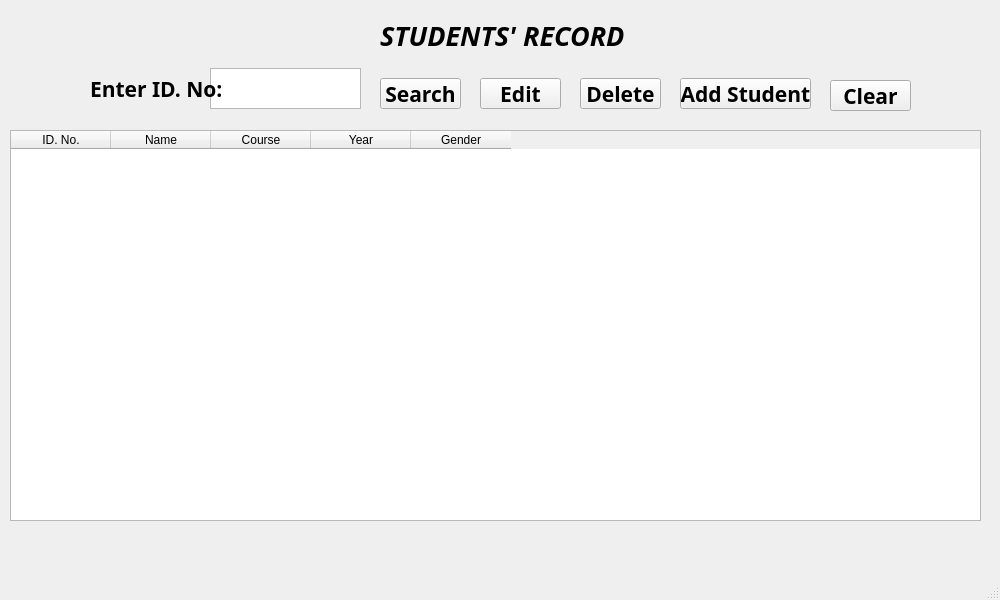
<?xml version="1.0" encoding="UTF-8"?>
<ui version="4.0">
 <class>MainWindow</class>
 <widget class="QMainWindow" name="MainWindow">
  <property name="geometry">
   <rect>
    <x>0</x>
    <y>0</y>
    <width>1000</width>
    <height>600</height>
   </rect>
  </property>
  <property name="windowTitle">
   <string>MainWindow</string>
  </property>
  <widget class="QWidget" name="centralwidget">
   <widget class="QTableWidget" name="tableWidget">
    <property name="geometry">
     <rect>
      <x>10</x>
      <y>130</y>
      <width>971</width>
      <height>391</height>
     </rect>
    </property>
    <column>
     <property name="text">
      <string>ID. No.</string>
     </property>
    </column>
    <column>
     <property name="text">
      <string>Name</string>
     </property>
    </column>
    <column>
     <property name="text">
      <string>Course</string>
     </property>
    </column>
    <column>
     <property name="text">
      <string>Year</string>
     </property>
    </column>
    <column>
     <property name="text">
      <string>Gender</string>
     </property>
    </column>
   </widget>
   <widget class="QTextEdit" name="textEdit">
    <property name="geometry">
     <rect>
      <x>210</x>
      <y>68</y>
      <width>151</width>
      <height>41</height>
     </rect>
    </property>
    <property name="font">
     <font>
      <family>Sitka</family>
      <pointsize>16</pointsize>
     </font>
    </property>
    <property name="html">
     <string>&lt;!DOCTYPE HTML PUBLIC &quot;-//W3C//DTD HTML 4.0//EN&quot; &quot;http://www.w3.org/TR/REC-html40/strict.dtd&quot;&gt;
&lt;html&gt;&lt;head&gt;&lt;meta name=&quot;qrichtext&quot; content=&quot;1&quot; /&gt;&lt;style type=&quot;text/css&quot;&gt;
p, li { white-space: pre-wrap; }
&lt;/style&gt;&lt;/head&gt;&lt;body style=&quot; font-family:'Sitka'; font-size:16pt; font-weight:400; font-style:normal;&quot;&gt;
&lt;p align=&quot;center&quot; style=&quot;-qt-paragraph-type:empty; margin-top:0px; margin-bottom:0px; margin-left:0px; margin-right:0px; -qt-block-indent:0; text-indent:0px;&quot;&gt;&lt;br /&gt;&lt;/p&gt;&lt;/body&gt;&lt;/html&gt;</string>
    </property>
   </widget>
   <widget class="QLabel" name="label">
    <property name="geometry">
     <rect>
      <x>90</x>
      <y>68</y>
      <width>131</width>
      <height>41</height>
     </rect>
    </property>
    <property name="font">
     <font>
      <family>Sitka</family>
      <pointsize>16</pointsize>
      <weight>75</weight>
      <bold>true</bold>
     </font>
    </property>
    <property name="text">
     <string>Enter ID. No:</string>
    </property>
   </widget>
   <widget class="QPushButton" name="pushButton">
    <property name="geometry">
     <rect>
      <x>380</x>
      <y>78</y>
      <width>81</width>
      <height>31</height>
     </rect>
    </property>
    <property name="font">
     <font>
      <family>Sitka</family>
      <pointsize>16</pointsize>
      <weight>75</weight>
      <bold>true</bold>
     </font>
    </property>
    <property name="text">
     <string>Search</string>
    </property>
   </widget>
   <widget class="QPushButton" name="pushButton_2">
    <property name="geometry">
     <rect>
      <x>480</x>
      <y>78</y>
      <width>81</width>
      <height>31</height>
     </rect>
    </property>
    <property name="font">
     <font>
      <family>Sitka</family>
      <pointsize>16</pointsize>
      <weight>75</weight>
      <bold>true</bold>
     </font>
    </property>
    <property name="text">
     <string>Edit</string>
    </property>
   </widget>
   <widget class="QPushButton" name="pushButton_3">
    <property name="geometry">
     <rect>
      <x>580</x>
      <y>78</y>
      <width>81</width>
      <height>31</height>
     </rect>
    </property>
    <property name="font">
     <font>
      <family>Sitka</family>
      <pointsize>16</pointsize>
      <weight>75</weight>
      <bold>true</bold>
     </font>
    </property>
    <property name="text">
     <string>Delete</string>
    </property>
   </widget>
   <widget class="QPushButton" name="pushButton_4">
    <property name="geometry">
     <rect>
      <x>680</x>
      <y>78</y>
      <width>131</width>
      <height>31</height>
     </rect>
    </property>
    <property name="font">
     <font>
      <family>Sitka</family>
      <pointsize>16</pointsize>
      <weight>75</weight>
      <bold>true</bold>
     </font>
    </property>
    <property name="text">
     <string>Add Student</string>
    </property>
   </widget>
   <widget class="QLabel" name="label_2">
    <property name="geometry">
     <rect>
      <x>380</x>
      <y>20</y>
      <width>331</width>
      <height>31</height>
     </rect>
    </property>
    <property name="font">
     <font>
      <family>Sitka</family>
      <pointsize>20</pointsize>
      <weight>75</weight>
      <italic>true</italic>
      <bold>true</bold>
     </font>
    </property>
    <property name="text">
     <string>STUDENTS' RECORD</string>
    </property>
   </widget>
   <widget class="QPushButton" name="pushButton_5">
    <property name="geometry">
     <rect>
      <x>830</x>
      <y>80</y>
      <width>81</width>
      <height>31</height>
     </rect>
    </property>
    <property name="font">
     <font>
      <family>Sitka</family>
      <pointsize>16</pointsize>
      <weight>75</weight>
      <bold>true</bold>
     </font>
    </property>
    <property name="text">
     <string>Clear</string>
    </property>
   </widget>
  </widget>
  <widget class="QMenuBar" name="menubar">
   <property name="geometry">
    <rect>
     <x>0</x>
     <y>0</y>
     <width>1000</width>
     <height>21</height>
    </rect>
   </property>
  </widget>
  <widget class="QStatusBar" name="statusbar"/>
 </widget>
 <resources/>
 <connections/>
</ui>
